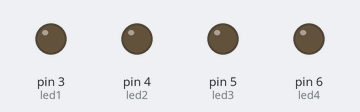
Bench run of a sketch on a simulated Arduino Uno, built with avr-gcc and run on an emulated ATmega328P. Shown: output pins drawn as LEDs (lit = HIGH).

Above: at 0.1 s.
At 3.6 s:
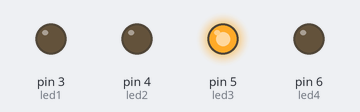
At 8.25 s:
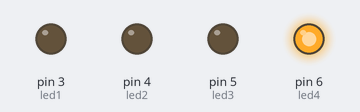
At 16.75 s:
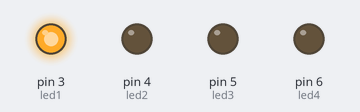
At 25.25 s:
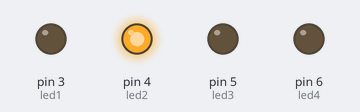
At 33.1 s:
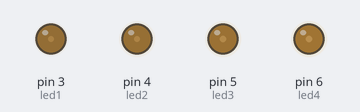
Timing chart, 0 to 34.6 s (numbered marks = the images above):
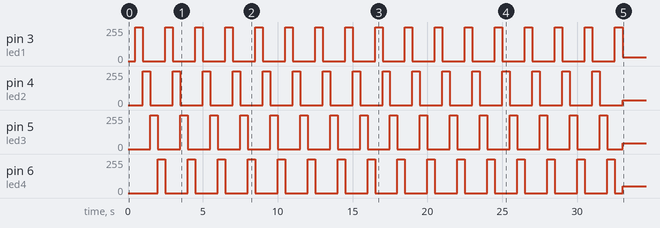

The sketch:

Atividade_4.ino
```cpp
int led1 = 3;
int led2 = 4;
int led3 = 5;
int led4 = 6;

int etapa = 0;
int tempoanterior = 0;
unsigned long tempoatual = 0;
int intervalo = 500;
void setup()
{
  pinMode(led1, OUTPUT);
  pinMode(led2, OUTPUT);
  pinMode(led3, OUTPUT);
  pinMode(led4, OUTPUT);
}

void loop()
{
  tempoatual = millis();
  if (tempoatual - tempoanterior >= intervalo){
  tempoanterior = tempoatual;

  digitalWrite(led1, LOW);
  digitalWrite(led2, LOW);
  digitalWrite(led3, LOW);
  digitalWrite(led4, LOW);

   	if (etapa == 0) digitalWrite(led1, HIGH);
    if (etapa == 1) digitalWrite(led2, HIGH);
    if (etapa == 2) digitalWrite(led3, HIGH);
    if (etapa == 3) digitalWrite(led4, HIGH);

    etapa++;

    if (etapa > 3) etapa = 0;
  }
}
```

Measured:
- by itself, pin 3 (led1): repeats every 2.0 s: 0/255 1.5 s, 255/255 0.50 s, until it stays 29/255 from 33.0 s
- by itself, pin 4 (led2): repeats every 2.0 s: 0/255 1.5 s, 255/255 0.50 s, until it stays 35/255 from 33.0 s
- by itself, pin 5 (led3): 0/255 → 255/255 at 1.5 s, → 0/255 0.50 s later, → 255/255 1.5 s later, → 0/255 0.50 s later, … (33 changes in this stretch)
- by itself, pin 6 (led4): 0/255 → 255/255 at 2.0 s, → 0/255 0.50 s later, → 255/255 1.5 s later, → 0/255 0.50 s later, … (33 changes in this stretch)
